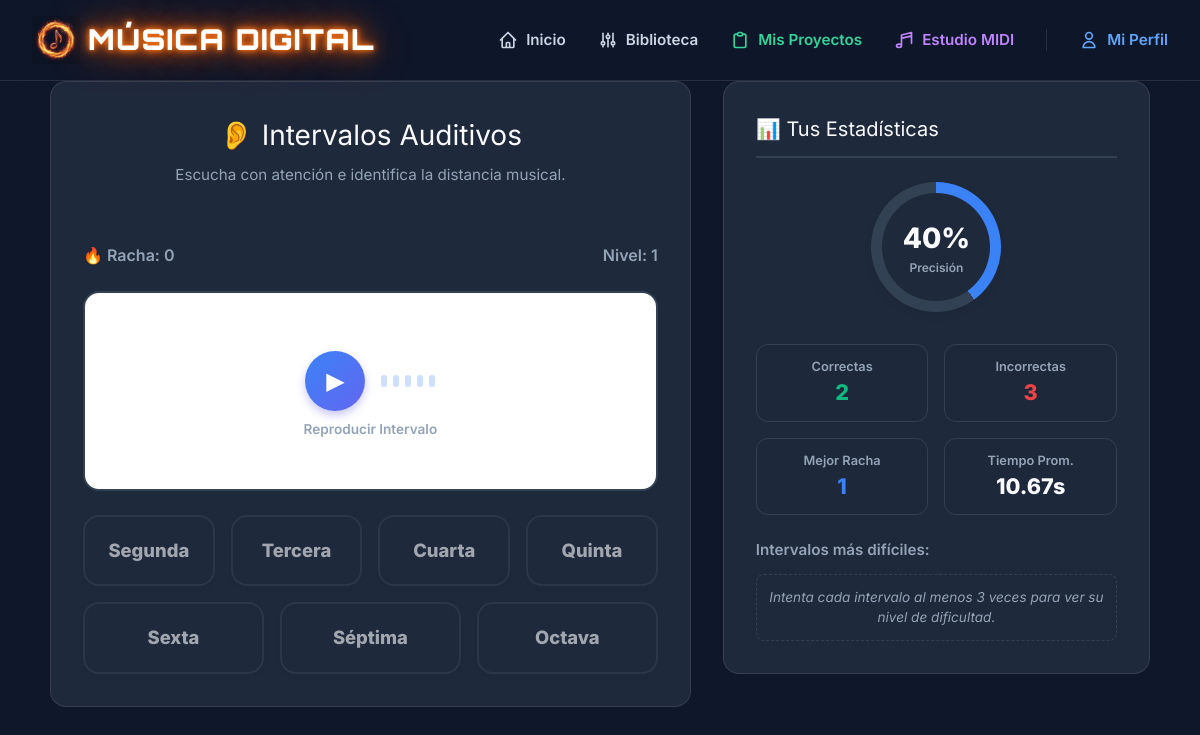
The app's page /juego/intervalos-auditivos/ (signed in) with its own data.
### trainer/models.py (models this page shows, shortened)
class Game(models.Model):
    slug = models.SlugField(unique=True)
    name = models.CharField(max_length=100)
    description = models.TextField()
    order = models.IntegerField(default=1)
    recommended_accuracy = models.IntegerField(default=0)
    recommended_attempts = models.IntegerField(default=0)

class Score(models.Model):
    user = models.ForeignKey(User, on_delete=models.CASCADE, related_name='scores')
    game = models.ForeignKey(Game, on_delete=models.CASCADE)
    level = models.IntegerField(default=1)
    total_points = models.IntegerField(default=0)
    max_streak = models.IntegerField(default=0)
    current_streak = models.IntegerField(default=0)
    correct_answers = models.IntegerField(default=0)
    total_answers = models.IntegerField(default=0)
    class Meta:
        unique_together = ('user', 'game')
    @property
    def accuracy(self):
        if self.total_answers == 0:
            return 0
        return round((self.correct_answers / self.total_answers) * 100)

### trainer/views.py (the view)
# urls.py: path('juego/intervalos-auditivos/', views.trainer_intervalos_auditivos, name='trainer_intervalos_auditivos'),
@login_required
def trainer_intervalos_auditivos(request):
    game = get_object_or_404(Game, slug='intervalos-auditivos')
    score, _ = Score.objects.get_or_create(user=request.user, game=game)
    stats_data = get_game_stats(request.user, game)
    context = {
        'game': game,
        'score': score,
        'incorrect_answers': stats_data['incorrect_answers'],
        'avg_time': stats_data['avg_time'],
        'hardest': stats_data['hardest'],
    }
    return render(request, 'trainer/trainer_intervalos_auditivos.html', context)

### trainer/views.py (called while the page is built, shortened)
def parse_interval_size(presented_question):
    if '-' not in presented_question:
        return presented_question

### templates/trainer/trainer_intervalos_auditivos.html (shortened to what this page needs)
{% extends 'base.html' %}
{% block content %}
<div class="grid-layout">
    <div class="card trainer-container">
        <div style="text-align: center; width: 100%;">
            <h2 style="margin-bottom: 0.5rem; font-size: 1.75rem;">👂 {{ game.name }}</h2>
            <p style="color: var(--text-secondary); font-size: 0.95rem; margin-bottom: 0.5rem;">Escucha con atención e identifica la distancia musical.</p>
            <div id="feedback-msg" style="height: 1.5rem; font-weight: 800; text-align: center; width: 100%; font-size: 1.15rem;"></div>
        </div>
        <div class="status-bar">
            <div>🔥 Racha: <span id="streak-counter">{{ score.current_streak }}</span></div>
            <div>Nivel: <span id="level-counter">{{ score.level }}</span></div>
        </div>
        <div id="exercise-box" style="display: flex; flex-direction: column; align-items: center; justify-content: center; width: 100%; min-height: 200px; background: white; border-radius: 1rem; border: 2px solid var(--border); transition: all 0.3s; position: relative; padding: 1rem;">
            <div style="display: flex; align-items: center; gap: 1rem;">
                <button id="btn-play-interval" class="pulse-ring-btn" style="width: 60px; height: 60px; border-radius: 50%; background: linear-gradient(135deg, var(--primary), #6366F1); color: white; border: none; font-size: 1.5rem; cursor: pointer; display: flex; align-items: center; justify-content: center; box-shadow: 0 4px 8px rgba(79, 70, 229, 0.3); transition: all 0.2s;" title="Escuchar Intervalo">
                    ▶
                </button>
                <div class="soundwave-container" id="soundwave" style="margin-top: 0;">
                    <div class="bar"></div>
                    <div class="bar"></div>
                    <div class="bar"></div>
                    <div class="bar"></div>
                    <div class="bar"></div>
                </div>
            </div>
            <div style="margin-top: 0.5rem; font-weight: 600; color: var(--text-secondary); font-size: 0.85rem;" id="audio-btn-desc">Reproducir Intervalo</div>
        </div>
        <div style="display: flex; flex-direction: column; gap: 1rem; width: 100%;">
            <div class="intervals-grid">
                <button class="btn-interval" data-interval="Segunda" disabled>Segunda</button>
                <button class="btn-interval" data-interval="Tercera" disabled>Tercera</button>
                <button class="btn-interval" data-interval="Cuarta" disabled>Cuarta</button>
                <button class="btn-interval" data-interval="Quinta" disabled>Quinta</button>
            </div>
            <div class="intervals-grid">
                <button class="btn-interval" data-interval="Sexta" disabled>Sexta</button>
                <button class="btn-interval" data-interval="Séptima" disabled>Séptima</button>
                <button class="btn-interval" data-interval="Octava" disabled>Octava</button>
            </div>
        </div>
    </div>
    <div class="card" style="display: flex; flex-direction: column; gap: 1.5rem;">
        <h3 style="font-size: 1.25rem; color: var(--text); border-bottom: 2px solid var(--border); padding-bottom: 0.75rem; display: flex; align-items: center; gap: 0.5rem;">
            📊 Tus Estadísticas
        </h3>
        <div style="display: flex; flex-direction: column; align-items: center; gap: 1rem; margin-bottom: 0.5rem;">
            <div class="accuracy-circle" id="stat-accuracy-circle" style="background: conic-gradient(var(--primary) {{ score.accuracy }}%, var(--border) {{ score.accuracy }}% 100%);">
                <div class="inner-circle">
                    <span id="stat-accuracy" style="font-size: 1.75rem; font-weight: 800; color: var(--text);">{{ score.accuracy }}%</span>
                    <span style="font-size: 0.75rem; color: var(--text-secondary); font-weight: 600;">Precisión</span>
                </div>
            </div>
        </div>
        <div style="display: grid; grid-template-columns: 1fr 1fr; gap: 1rem;">
            <div style="background: rgba(0,0,0,0.02); padding: 0.75rem; border-radius: 0.75rem; border: 1px solid var(--border); text-align: center;">
                <div style="font-size: 0.8rem; color: var(--text-secondary); font-weight: 600;">Correctas</div>
                <div id="stat-correct" style="font-size: 1.35rem; font-weight: 800; color: var(--success);">{{ score.correct_answers }}</div>
            </div>
            <div style="background: rgba(0,0,0,0.02); padding: 0.75rem; border-radius: 0.75rem; border: 1px solid var(--border); text-align: center;">
                <div style="font-size: 0.8rem; color: var(--text-secondary); font-weight: 600;">Incorrectas</div>
                <div id="stat-incorrect" style="font-size: 1.35rem; font-weight: 800; color: var(--danger);">{{ incorrect_answers }}</div>
            </div>
            <div style="background: rgba(0,0,0,0.02); padding: 0.75rem; border-radius: 0.75rem; border: 1px solid var(--border); text-align: center;">
                <div style="font-size: 0.8rem; color: var(--text-secondary); font-weight: 600;">Mejor Racha</div>
                <div id="stat-max-streak" style="font-size: 1.35rem; font-weight: 800; color: var(--primary);">{{ score.max_streak }}</div>
            </div>
            <div style="background: rgba(0,0,0,0.02); padding: 0.75rem; border-radius: 0.75rem; border: 1px solid var(--border); text-align: center;">
                <div style="font-size: 0.8rem; color: var(--text-secondary); font-weight: 600;">Tiempo Prom.</div>
                <div style="font-size: 1.35rem; font-weight: 800; color: var(--text);"><span id="stat-avg-time">{{ avg_time }}</span>s</div>
            </div>
        </div>
        <div>
            <h4 style="font-size: 0.95rem; margin-bottom: 0.75rem; color: var(--text-secondary); font-weight: 600;">Intervalos más difíciles:</h4>
            <div id="stat-hardest-list" style="display: flex; flex-direction: column; gap: 0.5rem;">
                {% if hardest %}
                    {% for item in hardest %}
                        <div style="display: flex; justify-content: space-between; align-items: center; padding: 0.6rem 0.8rem; background: rgba(239, 68, 68, 0.04); border: 1px solid rgba(239, 68, 68, 0.12); border-radius: 0.5rem; font-size: 0.9rem;">
                            <span style="font-weight: 700; color: var(--text);">{{ item.interval }}</span>
                            <span style="font-weight: 800; color: var(--danger);">{{ item.accuracy }}% precisión</span>
                        </div>
                    {% endfor %}
                {% else %}
                    <div id="stat-hardest-placeholder" style="font-size: 0.85rem; color: var(--text-secondary); font-style: italic; text-align: center; padding: 0.75rem; border: 1px dashed var(--border); border-radius: 0.5rem;">
                        Intenta cada intervalo al menos 3 veces para ver su nivel de dificultad.
                    </div>
                {% endif %}
            </div>
        </div>
    </div>
</div>
{% endblock %}

### templates/base.html (style rules this page uses)
:root { --primary: #3b82f6; --primary-hover: #2563eb; --bg: #0f172a; --surface: #1e293b; --text: #f8fafc; --text-secondary: #94a3b8; --success: #10b981; --danger: #ef4444; --border: #334155; }
body { font-family: 'Inter', sans-serif; background-color: var(--bg); color: var(--text); line-height: 1.5; min-height: 100vh; display: flex; flex-direction: column; }
.card { background: var(--surface); border-radius: 1rem; padding: 2rem; border: 1px solid rgba(255,255,255,0.1); }

### templates/trainer/trainer_intervalos_auditivos.html (style rules this page uses)
.grid-layout { display: grid; grid-template-columns: 1.2fr 0.8fr; gap: 2rem; align-items: start; width: 100%; max-width: 1100px; margin: 0 auto; }
.trainer-container { display: flex; flex-direction: column; align-items: center; gap: 1.5rem; }
.status-bar { display: flex; justify-content: space-between; width: 100%; font-weight: 600; color: var(--text-secondary); }
.intervals-grid { display: grid; grid-template-columns: repeat(4, 1fr); gap: 1rem; width: 100%; }
.intervals-grid:last-child { grid-template-columns: repeat(3, 1fr); }
.btn-interval { padding: 1.25rem 0.5rem; font-size: 1.15rem; border-radius: 1rem; background: var(--surface); border: 2px solid var(--border); color: var(--text); font-weight: 800; cursor: pointer; transition: all 0.15s; box-shadow: 0 4px 6px -1px rgba(0, 0, 0, 0.05); }
.btn-interval:disabled { opacity: 0.6; cursor: not-allowed; }
.soundwave-container { display: flex; align-items: center; justify-content: center; gap: 6px; height: 50px; margin-top: 1rem; opacity: 0.25; transition: opacity 0.3s; }
.soundwave-container .bar { width: 6px; height: 12px; background-color: var(--primary); border-radius: 3px; transition: height 0.2s ease; }
.accuracy-circle { position: relative; width: 130px; height: 130px; border-radius: 50%; display: flex; align-items: center; justify-content: center; transition: background 0.4s ease; box-shadow: 0 4px 10px rgba(0,0,0,0.05); }
.accuracy-circle .inner-circle { width: 108px; height: 108px; border-radius: 50%; background-color: var(--surface); display: flex; flex-direction: column; align-items: center; justify-content: center; }
.pulse-ring-btn { position: relative; }

### records on screen
Game: name "Intervalos Auditivos"
Score: current_streak "0", level "1", accuracy "40", correct_answers "2", max_streak "1"

### other values on screen
{{ incorrect_answers }} "3"
{{ avg_time }} "10.67"
